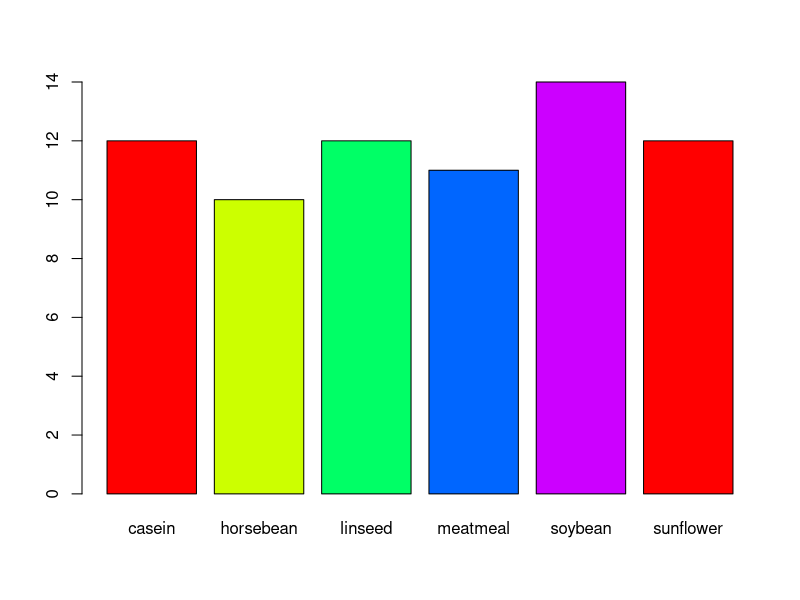
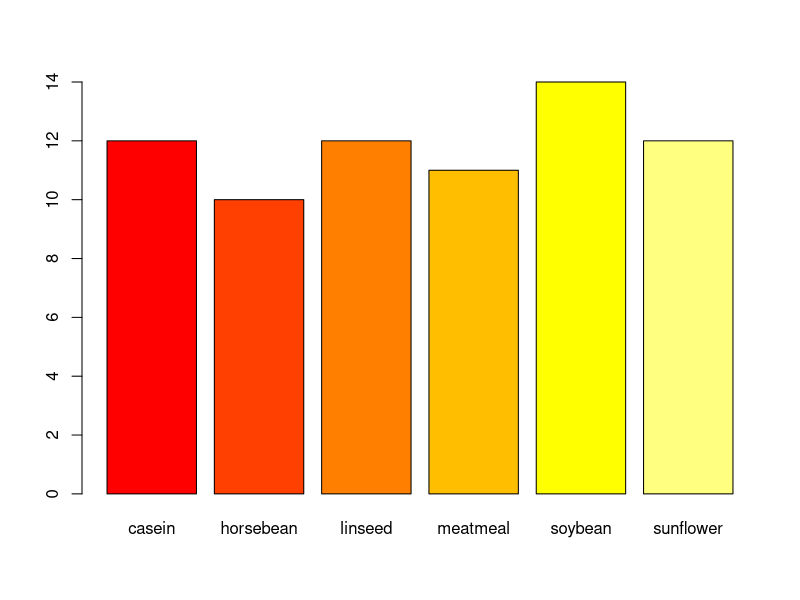
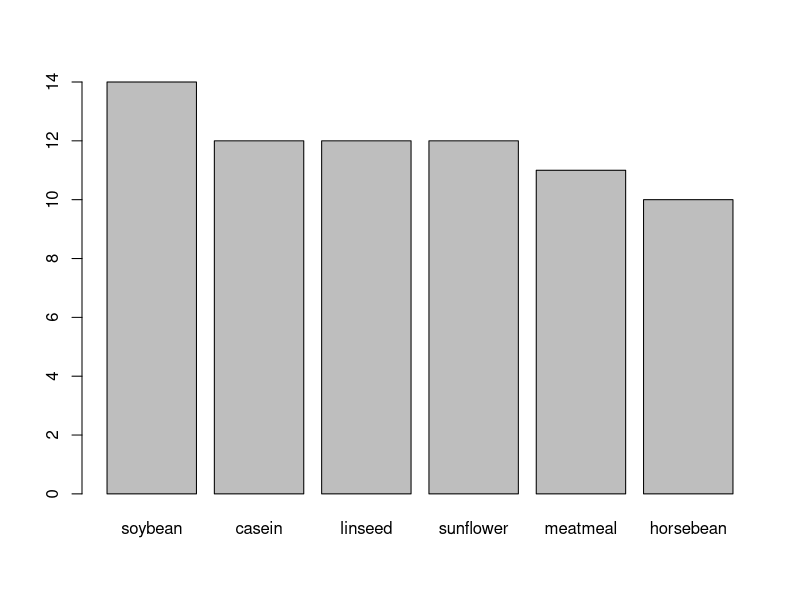
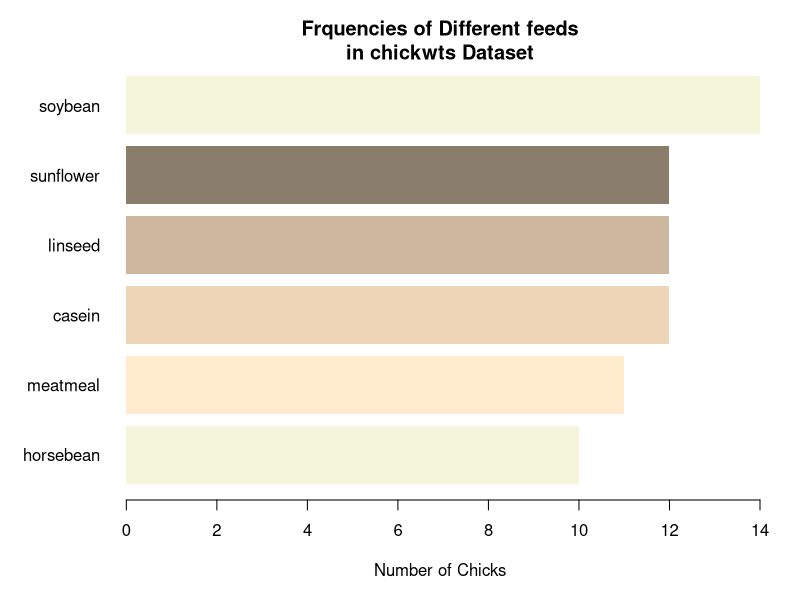
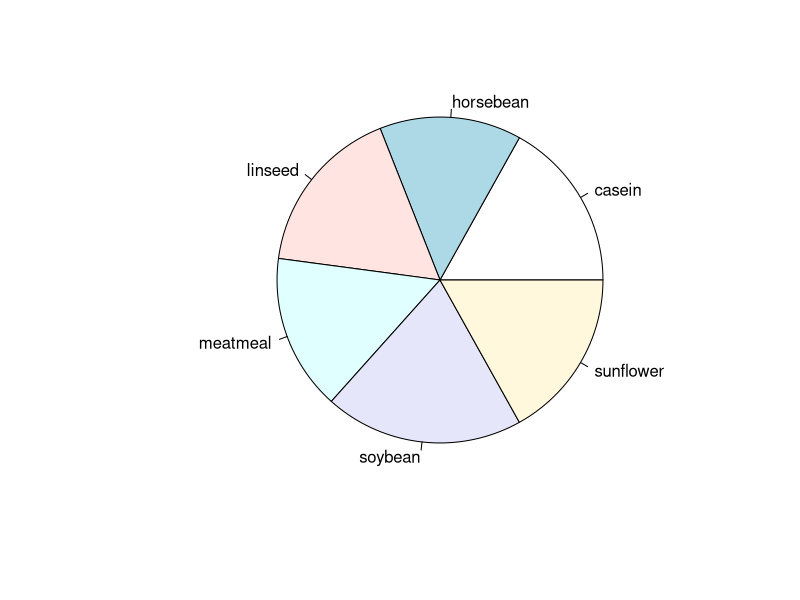
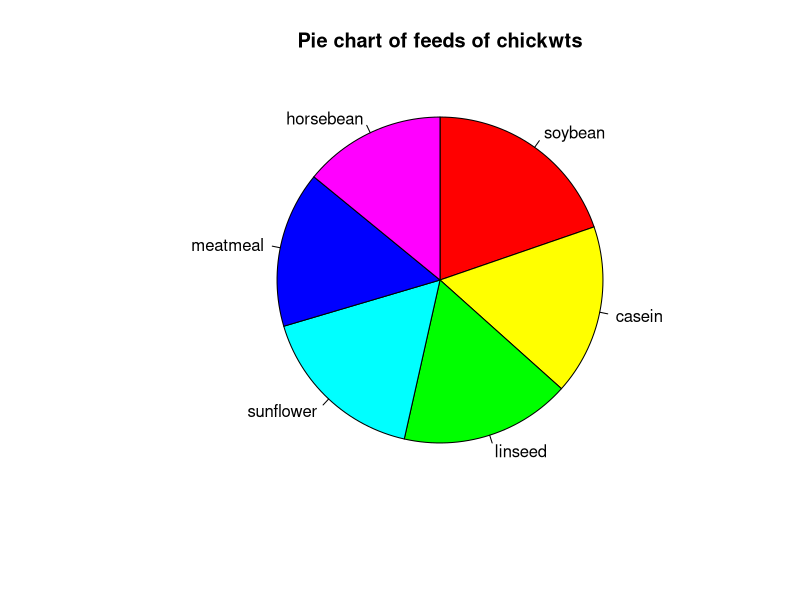
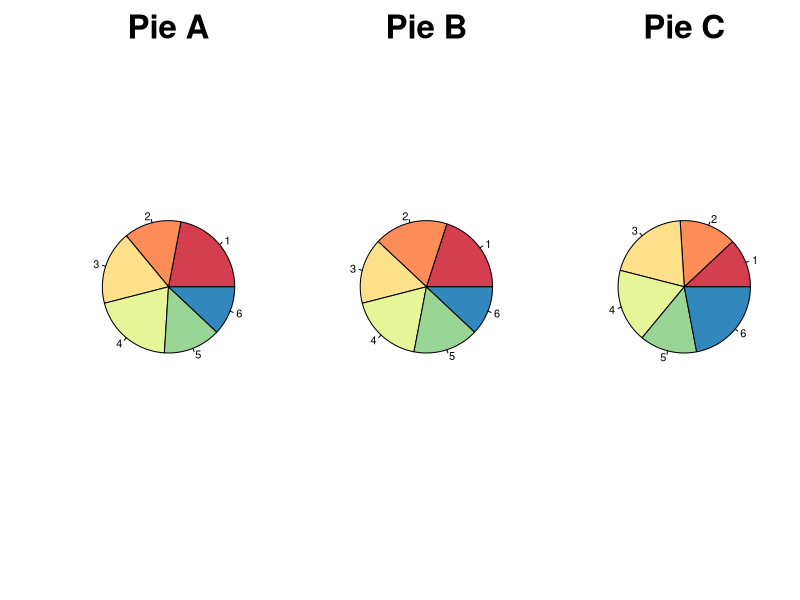
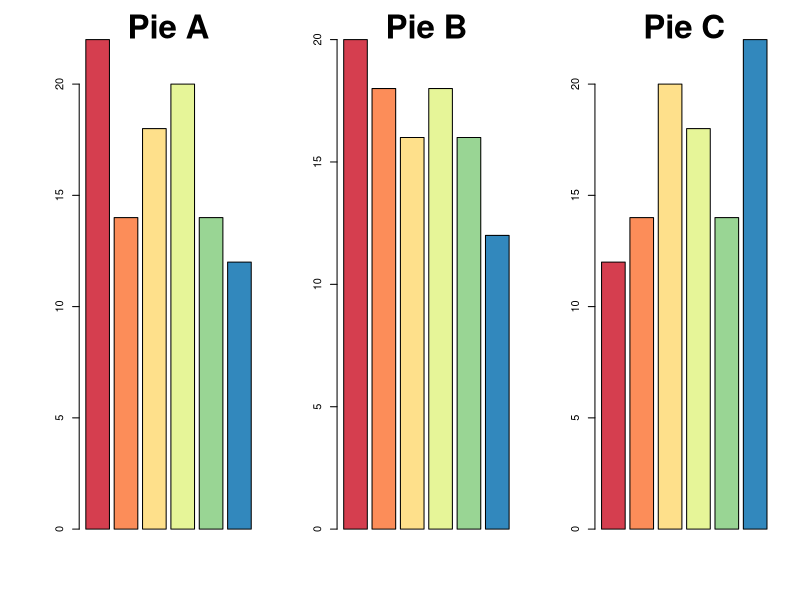

These figures' R source, in order: (Note: this script raises an error after producing the figures.)
?plot

require("datasets")

?chickwts

chickwts

data(chickwts)

plot(chickwts$feed, col = rainbow(5))

feeds  <- table(chickwts$feed)

feeds

View(feeds)

barplot(feeds, col = heat.colors(6))

?table

?barplot

barplot(feeds[order(feeds,decreasing=TRUE)])

#customize chart
par(oma = c(1,1,1,1)) #sets outside margin b,l,t,r

par(mar = c(4,5,2,1)) # sets plot margins

barplot(feeds[order(feeds)], horiz = TRUE, las = 1, #las gives orientation of axis labels
        col = c("beige","blanchedalmond","bisque2", "bisque3","bisque4"),
        border = NA, #no borders on bars
      main = "Frquencies of Different feeds\nin chickwts Dataset",
      xlab = "Number of Chicks"
        )

?par

detach("package:datasets",unload=TRUE)

rm(list = ls())

require("datasets")
data(chickwts)
feeds  <- table(chickwts$feed)
feeds

pie(feeds)

?pie

pie(feeds[order(feeds,decreasing=TRUE)], init.angle=90, clockwise=TRUE, col = rainbow(6), main = "Pie chart of feeds of chickwts")

pie.a  <-  c(22,14,18,20,14,12)
pie.b  <-  c(20,18,16,18,16,12)
pie.c  <-  c(12,14,20,18,14,22)

oldpar  <-  par()
par(mfrow = c(1,3), # number of row/col
    cex.main = 3) # main title 3x bigger

require(RColorBrewer)
colors  <- brewer.pal(6,"Spectral")

pie(pie.a,main="Pie A", col = colors)
pie(pie.b,main="Pie B", col = colors)
pie(pie.c,main="Pie C", col = colors)

barplot(pie.a,main="Pie A", col = colors)
barplot(pie.b,main="Pie B", col = colors)
barplot(pie.c,main="Pie C", col = colors)

par(oldpar)

rm(list=ls())

?lynx
data(lynx)
hist(lynx)
str(lynx)

View(lynx)

ls()

h  <-  hist(lynx, #save histogram object
            breaks = 11, #suggests
# breaks = seq(0,7000,by=100)            ,
#breaks = c(0,100,300,500,3000,3500,700)
            freq = FALSE,
            col = "thistle1",
            main = "Histogram of annual Canadian Lynx Trappings\n1821-1934",
            xlab = "Number of lynx trapped")

curve(dnorm(x,mean = mean(lynx),sd = sd(lynx)), col = "thistle4",
      lwd = 2,
      add = TRUE)

?curve

rm (list = ls())

#boxplot to see outliers

?USJudgeRatings

str(USJudgeRatings)

USJudgeRatings

data(USJudgeRatings)

boxplot(USJudgeRatings$RTEN)
?boxplot

boxplot(USJudgeRatings$RTEN,
        horizontal = TRUE,
        las = 1, #make all lables horizontal
        notch = TRUE, #notches for CI for mean
        ylim = c(0,10), #range for y axis
        col = "#9FB6CD",
        boxwex = 0.5,#width of box as proportion of original,
        whisklty = 1, #whisker line type, 1 is solid,
        staplelty = 0, #stabple line at end 0-none
        outpch = 16, #symbols for outliers,  16 = filled circle,
        outcol = "slategray3",
        xlab = "Lawyes' ratings")

boxplot(USJudgeRatings,
        horizontal = TRUE,
        las = 1, #make all lables horizontal
#        notch = TRUE, #notches for CI for mean
        ylim = c(0,10), #range for y axis
        col = "#9FB6CD",
        boxwex = 0.5,#width of box as proportion of original,
        whisklty = 1, #whisker line type, 1 is solid,
        staplelty = 0, #stabple line at end 0-none
        outpch = 16, #symbols for outliers,  16 = filled circle,
        outcol = "red",
        xlab = "Lawyes' ratings")

?USJudgeRatings

#overlaying plots

?swiss
swiss
str(swiss)
data(swiss)

fertility  <- swiss$Fertility

#histogram

h  <-  hist(fertility,
            prob = TRUE,#flip side of freq
             ylim = c(0,0.04),
             xlim = c(30,100),
             breaks = 11,
             col = "#E5E5E5",
             border = 0,
            main = "Fertility for 47 French-Speaking\nSwiss Provinces, c.1888"
            )

curve(dnorm(x,mean=mean(fertility),sd=sd(fertility)),
      col = "red",
      lwd = 3,
      add = TRUE)

#kernel density lines if prob = TRUE
lines(density(fertility),col = "blue")
lines(density(fertility,adjust=3), col="darkgreen")

#rug, lineplot under histogram
rug(fertility, col = "red")

#challenge
data(iris)
str(iris)

plengths  <- iris$Petal.Length

h  <- hist(plengths,
           prob = TRUE,
           breaks=12,
           ylim = c(0.0,0.4),
           col = "lightblue",
           main = "Petal Lengths"
           )

curve(dnorm(x,mean=mean(plengths),sd=sd(plengths)),
      col = "red",
      lwd = 3,
      add = TRUE)

#kernel density
lines(density(plengths), col ="blue")
lines(density(plengths,adjust=3),col="green")
rug(plengths,col="red",lwd=2)

